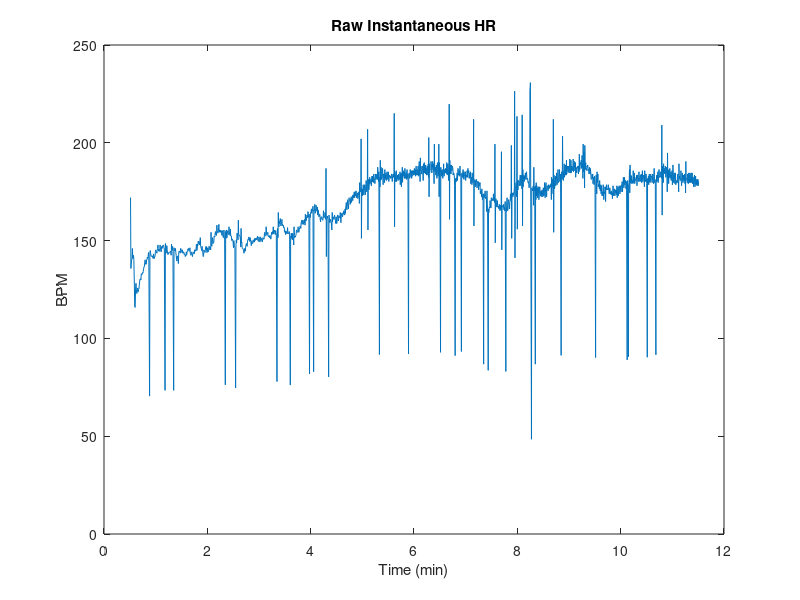
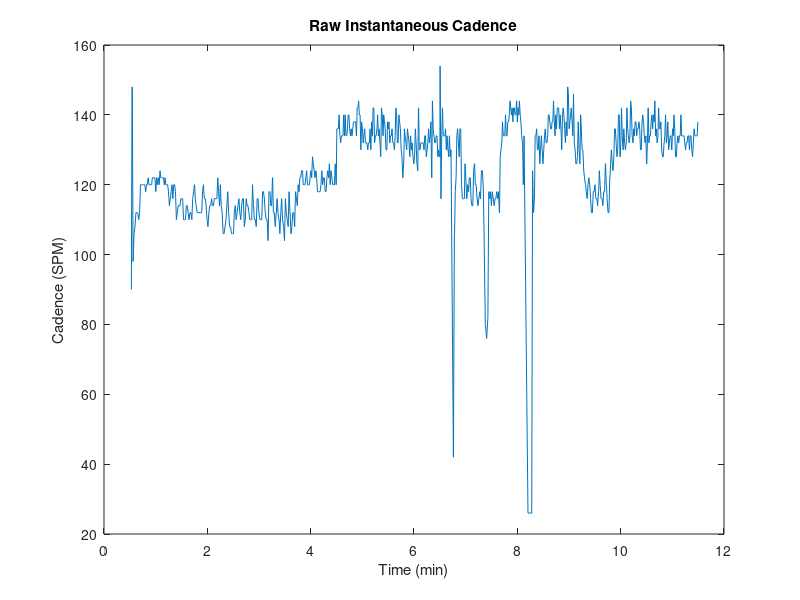
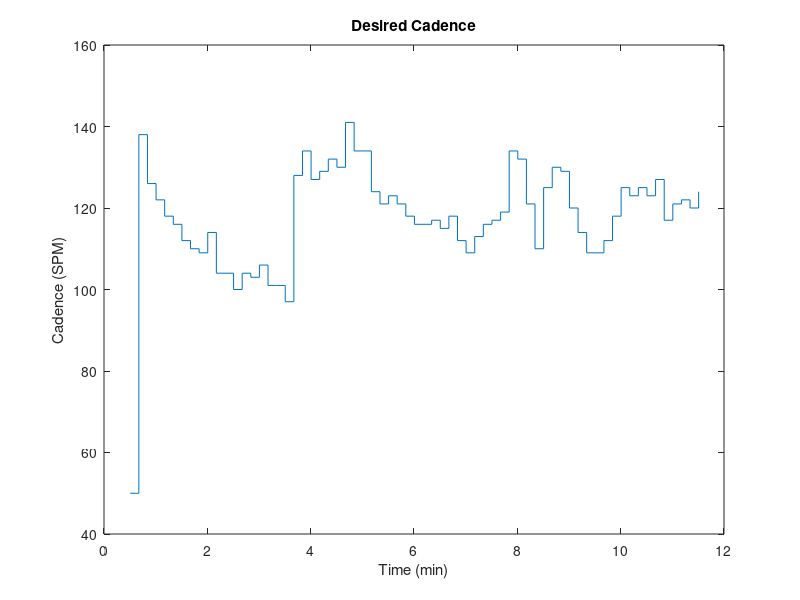
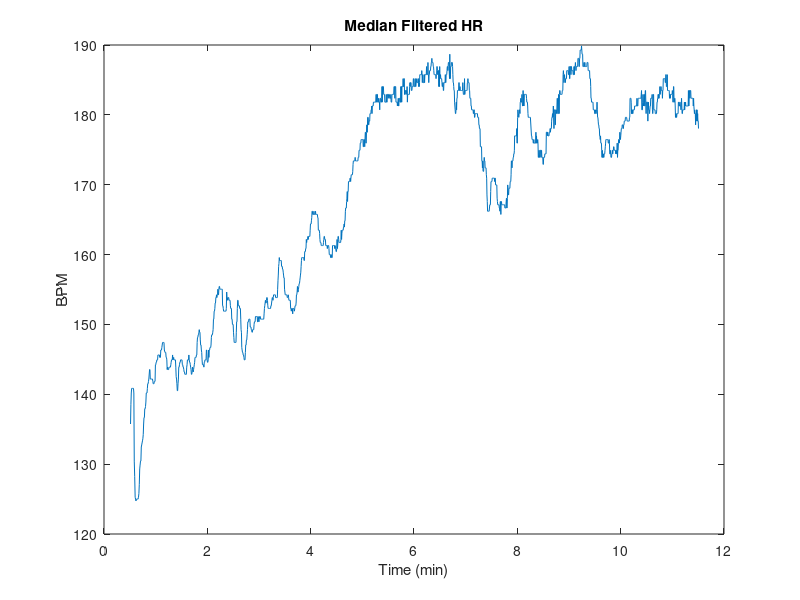

The MATLAB script that drew these images, in order: (Note: this script raises an error after producing the figures.)
% second test with imporoved hardware
% DONT COPY and paste from this one, has extra stuff b/c code brek
% realized that writing to microSD is making the HR measurments off,
% especially at high HRs
 
load("L2.mat");
% desrired HR = 150
% length of workout = 10 mins
HR_exp = LHRE2(1:2:end);
HR_exp_time = LHRE2(2:2:end);
HR_exp_time = HR_exp_time / 60000; % converting to mins


% everyhting worked, nothing got disconnected
% begin getting the data

% load in T1.mat which contains
% 1. LHR2 - inst. HR with time stamps
% 2. LSPM2 - inst. cadence with time stamps
% 3. LCAD2 - desired cadence
HR_time = LHR2(2:2:end);
HR = LHR2(1:2:end); % is in bpm

%% tesing stuff

% Define the delay (in milliseconds)
delay_ms = 3; % 12 milliseconds

% Calculate the time differences between consecutive heart rate recordings (in milliseconds)
time_diff_ms = diff(HR_time);

% Adjust the time differences by subtracting the delay
adjusted_time_diff_ms = time_diff_ms - delay_ms;

% Calculate the corrected heart rate for the first entry
corrected_HR = [HR(1)];

% Calculate the corrected heart rate using the adjusted time differences for subsequent entries
for i = 1:length(adjusted_time_diff_ms)
    corrected_HR = [corrected_HR, 60 * 1000 / adjusted_time_diff_ms(i)];
end


%%
HR_time = HR_time / 60000; % converting to mins
HR = corrected_HR;
%HR = LHR2(1:2:end); % is in bpm

SPM_time = LSPM2(2:2:end);
SPM_time = SPM_time / 60000; % also converting to mins
SPM = LSPM2(1:2:end); % is in steps per min (SPM)

CAD_time = LCAD2(2:2:end);
CAD_time = CAD_time / 60000; % converting to mins
CAD = LCAD2(1:2:end);

% now have HR, SPM, and desired CAD with corresponding times

% plotting raw heart rate
figure(1);
plot(HR_time, HR);
xlabel("Time (min)");
ylabel("BPM");
title("Raw Instantaneous HR");

% plotting raw SPM
figure(2);
plot(SPM_time, SPM);
xlabel("Time (min)");
ylabel("Cadence (SPM)");
title("Raw Instantaneous Cadence");

% plotting desired cadence
figure(3);
stairs(CAD_time, CAD);
xlabel("Time (min)");
ylabel("Cadence (SPM)");
title("Desired Cadence");

%% Filtering the inst. HR and SPM 
% Median filter HR with nbh of 15 values 
% 15 b/c extra noisy at the beginning, but the median filter cleans it up
HR_filt = medfilt1(HR, 7); 

% average filt SPM and median filt to see what is better
B = 1/5*ones(5,1);
SPM_filt_avg = filter(B,1,SPM);
SPM_filt_med = medfilt1(SPM, 5);

% plot the filtered hr and spm (compare which is better for SPM)

% plotting filtered heart rate
figure(4);
plot(HR_time, HR_filt);
xlabel("Time (min)");
ylabel("BPM");
title("Median Filtered HR");

% plotting both filtered SPM
figure(5);
plot(SPM_time, SPM_filt_avg);
xlabel("Time (min)");
ylabel("Cadence (SPM)");
title("Filtered SPM");
hold on;
plot(SPM_time, SPM_filt_med);
legend("AVG", "MED");

%% now it is time to compare desired hr and cadence with expected

% starting with cadence
figure(6);
plot(SPM_time, SPM_filt_avg);
xlabel("Time (min)");
ylabel("Cadence (SPM)");
title("Desired vs. Measured SPM (AVG FILT)");
hold on;
stairs(CAD_time, CAD);
legend("Measured", "Desired");
hold off;

figure(7);
plot(SPM_time, SPM_filt_med);
xlabel("Time (min)");
ylabel("Cadence (SPM)");
title("Desired vs. Measured SPM (MED FILT)");
hold on;
stairs(CAD_time, CAD);
legend("Measured", "Desired");
hold off;

figure(8);
plot(HR_time, HR_filt);
xlabel("Time (min)");
ylabel("BPM");
title("Median Filtered HR vs. Desired");
hold on;
stairs(HR_exp_time, HR_exp);
hold off;

%% now plotting hr vs cadence 
figure(9);
plot(SPM_time, SPM_filt_med);
xlabel("Time (min)");
ylabel("HR and Cadence");
title("HR & Cadence vs. Time");
hold on;
plot(HR_time, HR_filt);
legend("Cadence", "Heart Rate");
hold off;

figure(10);
plot(SPM_time, SPM_filt_med + 40);
xlabel("Time (min)");
ylabel("HR and Cadence");
title("TESTING HR to CAD Relationship");
hold on;
plot(HR_time, HR_filt);
legend("1*(Cadence+40)", "Heart Rate");
hold off;

figure(11);
SPM_shift = circshift(SPM_filt_med,50);
plot(SPM_time, SPM_shift + 40);
xlabel("Time (min)");
ylabel("HR and Cadence");
title("TESTING HR to CAD Relationship with Shifting");
hold on;
plot(HR_time, HR_filt);
legend("1*(Cadence+40) SHIFTED", "Heart Rate");
hold off;

%% last graph of everything together
%% last graph of everything together
figure(12);
plot(HR_time, HR_filt);
xlabel("Time (min)", 'FontSize',14);
ylabel("HR (BPM) and Cadence (SPM)", 'FontSize',14);
title("HR and CAD vs. Desired HR and Desired CAD", 'FontSize',14);
hold on;
stairs(HR_exp_time, HR_exp, "Color",[0.3010 0.7450 0.9330]); %teal
plot(SPM_time, SPM_filt_med);
stairs(CAD_time, CAD, 'Color',[0.4660 0.6740 0.1880]); %green
lgd = legend("HR","Desired HR", "CAD", "Desired CAD");
lgd.FontSize = 11;
xlim([0 11.5]);
hold off;
ylim([50 200])

%% interpolating apple data 
%APPLEsec = APPLE(2,:)' / 60 + 0.5;
%APPLEhr = APPLE(1,:)';

%interpTEST = interp1(APPLEsec,APPLEhr,HR_time);

%% last graph of everything together from apple watch hr

% load('APPLE.mat');
% figure(13);
% plot(HR_time, interpTEST);
% xlabel("Time (min)");
% ylabel("HR and Cadence");
% title("HR and SPM vs. Desired HR and SPM");
% hold on;
% stairs(HR_exp_time, HR_exp, "Color",[0.3010 0.7450 0.9330]); %teal
% plot(SPM_time, SPM_filt_med);
% stairs(CAD_time, CAD, 'Color',[0.4660 0.6740 0.1880]); %green
% legend("HR","Desired HR", "SPM", "Desired CAD");
% hold off;
% ylim([50 200])
